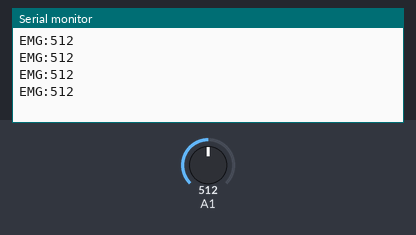
A sketch run on a simulated Arduino Uno, built with avr-gcc and run on an emulated ATmega328P. On the bench: the last lines printed to the serial monitor. The test bench sets the inputs (shaded band); at power-on: A1 = 512.

Above: at 1.2 s.
1.3 s: A1 set to 716
At 1.71 s:
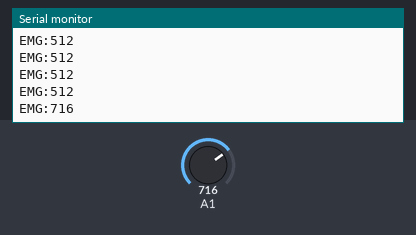
2.8 s: A1 set to 900
At 2.91 s:
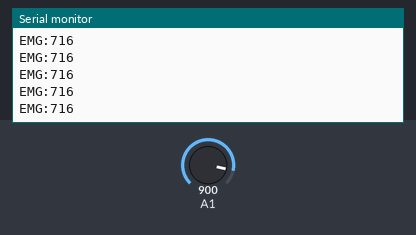
Timing chart, 0 to 5.8 s (numbered marks = the images above; inputs shaded):
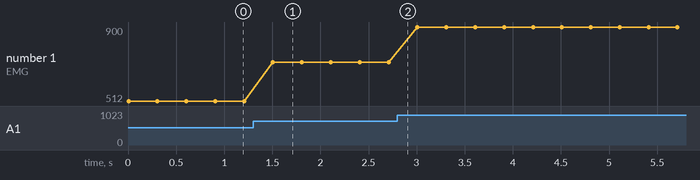

The sketch:

EMGv1.0.ino
```cpp
//DIY EMG TESTER
#include "math.h"
#include "Wire.h"
//#include "CurieIMU.h"


int emg=0;

void setup() {
  // put your setup code here, to run once:
  Wire.begin();
  pinMode(A1,INPUT);
  delay(5);
  Serial.begin(9600);
  while(!Serial){}

}

void loop() {
  emg = analogRead(A1);
  Serial.print("EMG:");
  Serial.println(emg);
  delay(300);
  // put your main code here, to run repeatedly:

}
```

Measured:
- after the input at 1.3 s, the serial monitor: prints a new line after 0.21 s (image 1)
- plotted number 1: 512 → 716 after the input at 1.3 s, 716 → 900 after the input at 2.8 s
